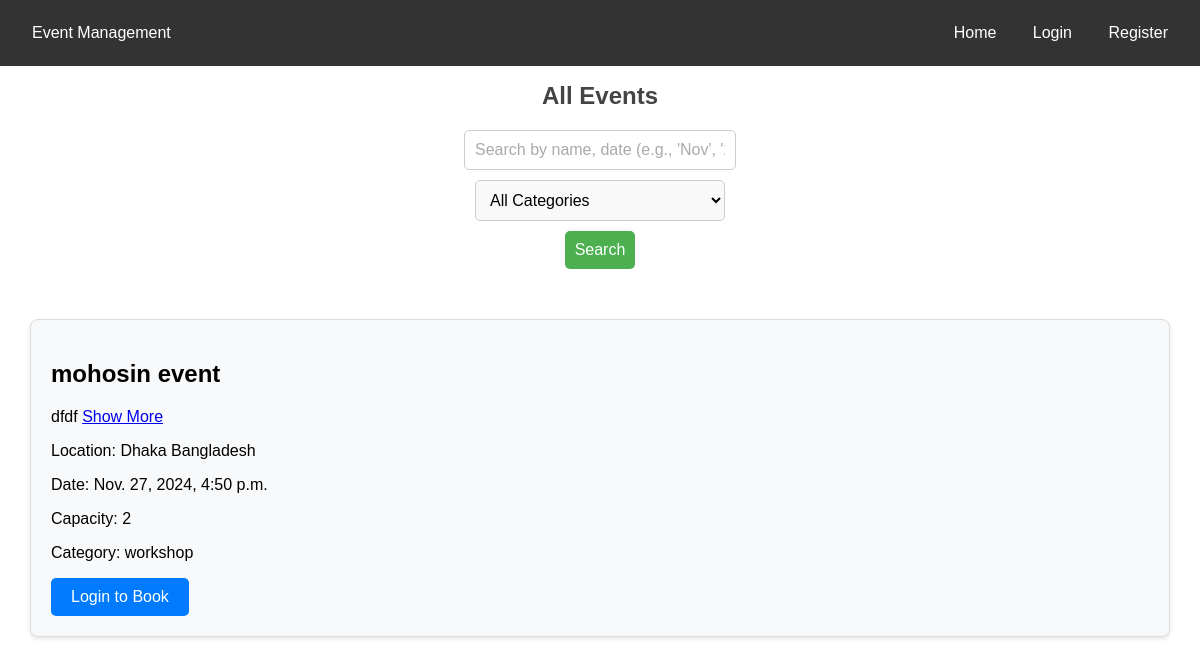
The app's page /, older data.
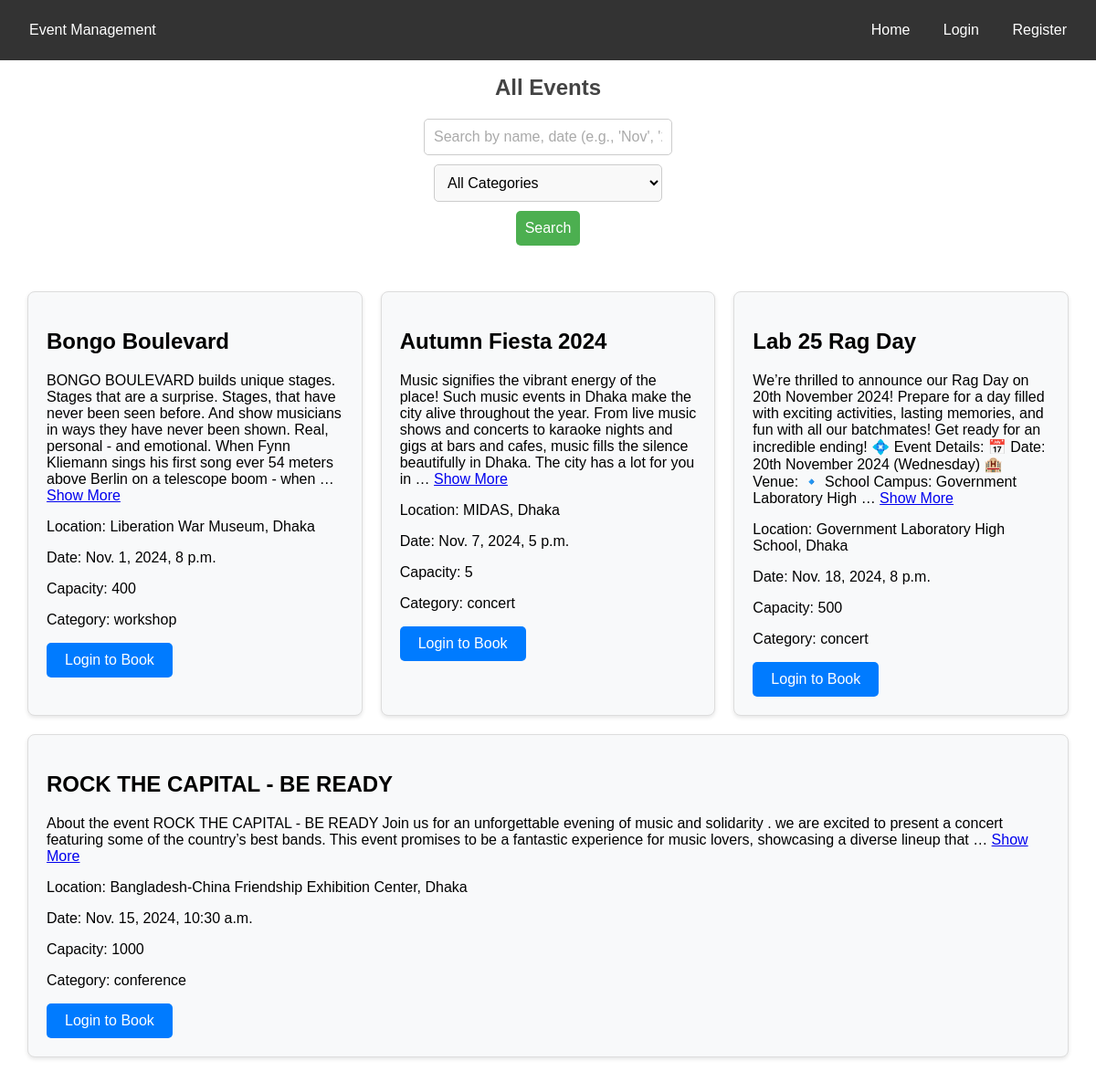
The same page, newer data.
### event/models.py (models this page shows, shortened)
class Event(models.Model):
    CATEGORY_CHOICES = [
        ('conference', 'Conference'),
        ('concert', 'Concert'),
        ('workshop', 'Workshop'),
    ]
    name = models.CharField(max_length=200)
    description = models.TextField()
    location = models.CharField(max_length=200)
    date = models.DateTimeField()
    category = models.CharField(max_length=20, choices=CATEGORY_CHOICES)
    capacity = models.PositiveIntegerField()
    created_by = models.ForeignKey(
        User, on_delete=models.CASCADE, related_name="events")

### event_management/views.py (the view, shortened to what this page needs)
# urls.py: 2. Add a URL to urlpatterns:  path('', views.home, name='home')
def home(request):
    events = Event.objects.all()
    booked_events = []
    query = request.GET.get('search', '').strip()
    category = request.GET.get('category', '')
    if request.user.is_authenticated:
        booked_events = Booking.objects.filter(
            user=request.user).values_list('event_id', flat=True)
    if category:
        events = events.filter(category=category)
    return render(request, 'home.html', {
        'events': events,
        'booked_events': booked_events,
        'search_query': query,
        'selected_category': category,
    })

### templates/home.html (shortened to what this page needs)
{% extends 'base.html' %}
{% block content %}
{% load static %}
<link rel="stylesheet" href="{% static 'css/card.css' %}" />
<link rel="stylesheet" href="{% static 'css/search.css' %}" />
<h1>All Events</h1>
<form method="get" action="{% url 'home' %}">
  <input type="text" name="search" placeholder="Search by name, date (e.g., 'Nov', '2024', '1'), or location" value="{{ search_query }}">
  <select name="category">
      <option value="">All Categories</option>
  </select>
  <button type="submit">Search</button>
</form>
<div class="event-container">
  {% if events %}
    {% for event in events %}
      <div class="event-card">
        <h2>{{ event.name }}</h2>
        <p>
          <span class="description-preview">
            {{ event.description|truncatewords:50 }}
          </span>
          <a href="javascript:void(0);" onclick="toggleDescription(this)" class="toggle-btn">Show More</a>
        </p>
        <p>Location: {{ event.location }}</p>
        <p>Date: {{ event.date }}</p>
        <p>Capacity: {{ event.capacity }}</p>
        <p>Category: {{ event.category }}</p>
        {% if user.is_authenticated %}
        {% if event.id in booked_events %}
            <span class="booked-status btn-book">Booked</span>
        {% elif event.booking_set.count >= event.capacity %}
            <span class="booked-status btn-book">Fully Booked</span>
        {% else %}
            <a href="{% url 'book_event' event.id %}" class="btn-book">Book Now</a>
        {% endif %}
    {% else %}
        <a href="{% url 'login' %}" class="btn-book">Login to Book</a>
    {% endif %}
      </div>
    {% endfor %}
  {% else %}
    <h4>No events added</h4>
  {% endif %}
</div>
{% endblock %}

### templates/base.html (shortened to what this page needs)
{% load static %}
<!DOCTYPE html>
<html lang="en">
  <head>
    <link rel="stylesheet" href="{% static 'css/styles.css' %}" />
    <link rel="stylesheet" href="{% static 'css/form.css' %}" />
  </head>
  <body>
    <nav class="navbar">
      <div class="container">
        <a href="{% url 'home' %}" class="navbar-brand">Event Management</a>
        <div class="navbar-links">
          <a href="{% url 'home' %}">Home</a>
          {% if user.is_authenticated %}
          <a href="{% url 'user_profile' %}">Profile</a>
          <a href="{% url 'booked_events' %}">Bookings</a>
          <a href="{% url 'event_create' %}">Create Event</a>
          <a href="{% url 'my_event' %}">My Event</a>
          <a href="{% url 'user_logout' %}">Logout</a>
          {% else %}
          <a href="{% url 'login' %}">Login</a>
          <a href="{% url 'sign_up' %}">Register</a>
          {% endif %}
        </div>
      </div>
    </nav>
    <div class="content">{% block content %}{% endblock %}</div>
  </body>
</html>

### static/css/styles.css (style rules this page uses)
body { font-family: Arial, sans-serif; margin: 0; padding: 0; }
.navbar { background-color: #333; color: white; padding: 1em; }
.navbar .container { display: flex; justify-content: space-between; align-items: center; }
.navbar a { color: white; text-decoration: none; padding: 0.5em 1em; }

### static/css/form.css (style rules this page uses)
h1 { margin-bottom: 20px; font-size: 24px; text-align: center; color: #444; }
form { display: flex; flex-direction: column; }
input[type="email"], input[type="datetime-local"], input[type="password"], input[type="text"], input[type="date"], textarea, select { width: 100%; padding: 10px; border: 1px solid black; border-radius: 4px; font-size: 16px; transition: border-color 0.3s; }

### static/css/card.css (style rules this page uses)
.event-container { display: flex; flex-wrap: wrap; justify-content: space-between; margin: 0 auto; padding: 20px; max-width: 1200px; }
.event-card { background-color: #f8f9fa; border: 1px solid #ddd; border-radius: 8px; padding: 20px; margin: 10px; flex: 1 1 calc(25% - 20px); box-shadow: 0 2px 4px rgba(0, 0, 0, 0.1); transition: transform 0.3s; }
.btn-book { display: inline-block; padding: 10px 20px; background-color: #007bff; color: white; text-decoration: none; border-radius: 5px; transition: background-color 0.3s; }

### static/css/search.css (style rules this page uses)
form { display: flex; gap: 10px; align-items: center; margin-bottom: 20px; }
input[type="text"], select, button { padding: 10px; border: 1px solid #ccc; border-radius: 5px; font-size: 16px; }
input[type="text"], select { flex: 1; max-width: 250px; }
input[type="text"]::placeholder { color: #aaa; }
select { cursor: pointer; background-color: #f9f9f9; }
button { background-color: #4caf50; color: white; border: none; cursor: pointer; transition: background-color 0.3s ease; }

Row changes from the older to the newer data that the page shows:
changed Event "workshop": name "mohosin event" → "Bongo Boulevard"; description "dfdf" → "BONGO BOULEVARD builds unique stages. Stages that are a surprise. Stages, that have never been seen before. And show musicians in ways they have never been shown. Real, personal - and emotional. When Fynn Kliemann sings his first song ever 54 meters above Berlin on a telescope boom - when …"; location "Dhaka Bangladesh" → "Liberation War Museum, Dhaka"; date "Nov. 27, 2024, 4:50 p.m." → "Nov. 1, 2024, 8 p.m."; capacity "2" → "400"
added Event: name "Autumn Fiesta 2024", description "Music signifies the vibrant energy of the place! Such music events in Dhaka make the city alive throughout the year. From live music shows and concerts to karaoke nights and gigs at bars and cafes, music fills the silence beautifully in Dhaka. The city has a lot for you in …", location "MIDAS, Dhaka", date "Nov. 7, 2024, 5 p.m.", capacity "5", category "concert"
added Event: name "Lab 25 Rag Day", description "We’re thrilled to announce our Rag Day on 20th November 2024! Prepare for a day filled with exciting activities, lasting memories, and fun with all our batchmates! Get ready for an incredible ending! 💠 Event Details: 📅 Date: 20th November 2024 (Wednesday) 🏨 Venue: 🔹 School Campus: Government Laboratory High …", location "Government Laboratory High School, Dhaka", date "Nov. 18, 2024, 8 p.m.", capacity "500", category "concert"
added Event: name "ROCK THE CAPITAL - BE READY", description "About the event ROCK THE CAPITAL - BE READY Join us for an unforgettable evening of music and solidarity . we are excited to present a concert featuring some of the country’s best bands. This event promises to be a fantastic experience for music lovers, showcasing a diverse lineup that …", location "Bangladesh-China Friendship Exhibition Center, Dhaka", date "Nov. 15, 2024, 10:30 a.m.", capacity "1000", category "conference"
